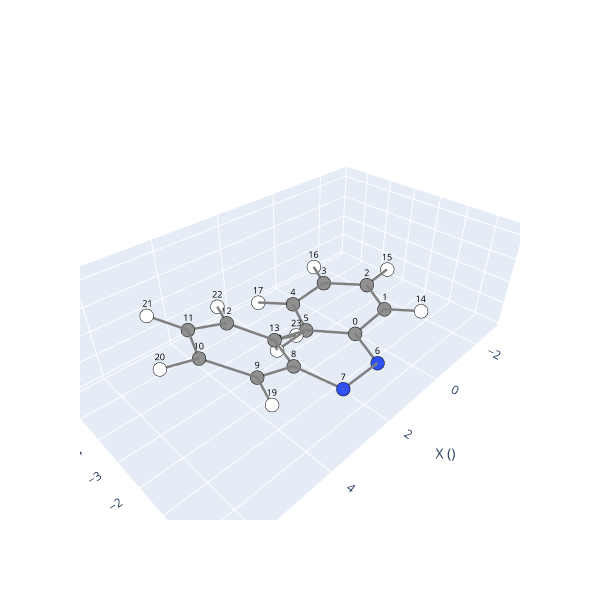

Notebook code for this chart:
### Code cell
# Using the core SCOPE module, modifying dihedral angles is straightforward:

# (Caution: Rotations may lead to steric clashes. See the 'Advanced Users'
#  section at the end of this Notebook for details.)

rotated_coord = set_dihedral(trans.labels, coord, 30, atom1, atom2, atom3, atom4)
new_molec = Molecule_azo(trans.labels, rotated_coord)
new_molec.view(show_indices=True)

# Notice the steric clashes involving atoms 5, 13, 18, and 23. 
# Don't worry—we have a specific solution to resolve this.

### Figure 1 — Plotly figure (JSON) as saved in the notebook; plotly's stock layout.template omitted (floating-point values rounded to 4 significant figures)
{"data": [{"hoverinfo": "text", "marker": {"color": ["#909090", "#909090", "#909090", "#909090", "#909090", "#909090", "#3050F8", "#3050F8", "#909090", "#909090", "#909090", "#909090", "#909090", "#909090", "#FFFFFF", "#FFFFFF", "#FFFFFF", "#FFFFFF", "#FFFFFF", "#FFFFFF", "#FFFFFF", "#FFFFFF", "#FFFFFF", "#FFFFFF"], "line": {"color": "black", "width": 1}, "size": 8}, "mode": "markers", "showlegend": false, "text": ["C", "C", "C", "C", "C", "C", "N", "N", "C", "C", "C", "C", "C", "C", "H", "H", "H", "H", "H", "H", "H", "H", "H", "H"], "type": "scatter3d", "x": [0.8621, -0.5354, -1.143, -0.3641, 1.022, 1.625, 1.41, 2.661, 3.238, 4.417, 5.119, 4.63, 3.456, 2.775, -1.163, -2.225, -0.8324, 1.639, 2.711, 4.802, 6.053, 5.165, 3.082, 1.886], "y": [-1.48, -1.617, -2.881, -4.033, -3.923, -2.659, -0.1682, -0.1682, -1.315, -1.154, -2.259, -3.544, -3.726, -2.619, -0.7305, -2.965, -5.015, -4.817, -2.607, -0.1542, -2.113, -4.404, -4.73, -2.781], "z": [0.02047, 0.05313, 0.08264, 0.03067, -0.03235, -0.02977, 0.08486, 0.08486, 0.674, 1.418, 1.914, 1.704, 0.9731, 0.4507, 0.06669, 0.1548, 0.03959, -0.07008, -0.05821, 1.599, 2.452, 2.101, 0.7935, -0.1533]}, {"hoverinfo": "none", "mode": "text", "showlegend": false, "text": ["0", "1", "2", "3", "4", "5", "6", "7", "8", "9", "10", "11", "12", "13", "14", "15", "16", "17", "18", "19", "20", "21", "22", "23"], "textfont": {"color": "black", "size": 9}, "type": "scatter3d", "x": [0.8621, -0.5354, -1.143, -0.3641, 1.022, 1.625, 1.41, 2.661, 3.238, 4.417, 5.119, 4.63, 3.456, 2.775, -1.163, -2.225, -0.8324, 1.639, 2.711, 4.802, 6.053, 5.165, 3.082, 1.886], "y": [-1.48, -1.617, -2.881, -4.033, -3.923, -2.659, -0.1682, -0.1682, -1.315, -1.154, -2.259, -3.544, -3.726, -2.619, -0.7305, -2.965, -5.015, -4.817, -2.607, -0.1542, -2.113, -4.404, -4.73, -2.781], "z": [0.02047, 0.05313, 0.08264, 0.03067, -0.03235, -0.02977, 0.08486, 0.08486, 0.674, 1.418, 1.914, 1.704, 0.9731, 0.4507, 0.06669, 0.1548, 0.03959, -0.07008, -0.05821, 1.599, 2.452, 2.101, 0.7935, -0.1533]}, {"hoverinfo": "none", "line": {"color": "gray", "width": 5}, "mode": "lines", "showlegend": false, "type": "scatter3d", "x": [-0.3641, 1.022], "y": [-4.033, -3.923], "z": [0.03067, -0.03235]}, {"hoverinfo": "none", "line": {"color": "gray", "width": 5}, "mode": "lines", "showlegend": false, "type": "scatter3d", "x": [1.022, -0.3641], "y": [-3.923, -4.033], "z": [-0.03235, 0.03067]}, {"hoverinfo": "none", "line": {"color": "gray", "width": 5}, "mode": "lines", "showlegend": false, "type": "scatter3d", "x": [-1.163, -0.5354], "y": [-0.7305, -1.617], "z": [0.06669, 0.05313]}, {"hoverinfo": "none", "line": {"color": "gray", "width": 5}, "mode": "lines", "showlegend": false, "type": "scatter3d", "x": [1.625, 1.022], "y": [-2.659, -3.923], "z": [-0.02977, -0.03235]}, {"hoverinfo": "none", "line": {"color": "gray", "width": 5}, "mode": "lines", "showlegend": false, "type": "scatter3d", "x": [3.456, 2.775], "y": [-3.726, -2.619], "z": [0.9731, 0.4507]}, {"hoverinfo": "none", "line": {"color": "gray", "width": 5}, "mode": "lines", "showlegend": false, "type": "scatter3d", "x": [1.886, 2.775], "y": [-2.781, -2.619], "z": [-0.1533, 0.4507]}, {"hoverinfo": "none", "line": {"color": "gray", "width": 5}, "mode": "lines", "showlegend": false, "type": "scatter3d", "x": [-0.3641, -0.8324], "y": [-4.033, -5.015], "z": [0.03067, 0.03959]}, {"hoverinfo": "none", "line": {"color": "gray", "width": 5}, "mode": "lines", "showlegend": false, "type": "scatter3d", "x": [1.625, 2.775], "y": [-2.659, -2.619], "z": [-0.02977, 0.4507]}, {"hoverinfo": "none", "line": {"color": "gray", "width": 5}, "mode": "lines", "showlegend": false, "type": "scatter3d", "x": [3.456, 3.082], "y": [-3.726, -4.73], "z": [0.9731, 0.7935]}, {"hoverinfo": "none", "line": {"color": "gray", "width": 5}, "mode": "lines", "showlegend": false, "type": "scatter3d", "x": [3.238, 4.417], "y": [-1.315, -1.154], "z": [0.674, 1.418]}, {"hoverinfo": "none", "line": {"color": "gray", "width": 5}, "mode": "lines", "showlegend": false, "type": "scatter3d", "x": [4.802, 4.417], "y": [-0.1542, -1.154], "z": [1.599, 1.418]}, {"hoverinfo": "none", "line": {"color": "gray", "width": 5}, "mode": "lines", "showlegend": false, "type": "scatter3d", "x": [4.417, 3.238], "y": [-1.154, -1.315], "z": [1.418, 0.674]}, {"hoverinfo": "none", "line": {"color": "gray", "width": 5}, "mode": "lines", "showlegend": false, "type": "scatter3d", "x": [0.8621, 1.625], "y": [-1.48, -2.659], "z": [0.02047, -0.02977]}, {"hoverinfo": "none", "line": {"color": "gray", "width": 5}, "mode": "lines", "showlegend": false, "type": "scatter3d", "x": [-0.5354, 0.8621], "y": [-1.617, -1.48], "z": [0.05313, 0.02047]}, {"hoverinfo": "none", "line": {"color": "gray", "width": 5}, "mode": "lines", "showlegend": false, "type": "scatter3d", "x": [5.119, 4.417], "y": [-2.259, -1.154], "z": [1.914, 1.418]}, {"hoverinfo": "none", "line": {"color": "gray", "width": 5}, "mode": "lines", "showlegend": false, "type": "scatter3d", "x": [2.775, 1.625], "y": [-2.619, -2.659], "z": [0.4507, -0.02977]}, {"hoverinfo": "none", "line": {"color": "gray", "width": 5}, "mode": "lines", "showlegend": false, "type": "scatter3d", "x": [-2.225, -1.143], "y": [-2.965, -2.881], "z": [0.1548, 0.08264]}, {"hoverinfo": "none", "line": {"color": "gray", "width": 5}, "mode": "lines", "showlegend": false, "type": "scatter3d", "x": [2.775, 3.238], "y": [-2.619, -1.315], "z": [0.4507, 0.674]}, {"hoverinfo": "none", "line": {"color": "gray", "width": 5}, "mode": "lines", "showlegend": false, "type": "scatter3d", "x": [2.775, 1.886], "y": [-2.619, -2.781], "z": [0.4507, -0.1533]}, {"hoverinfo": "none", "line": {"color": "gray", "width": 5}, "mode": "lines", "showlegend": false, "type": "scatter3d", "x": [2.711, 2.775], "y": [-2.607, -2.619], "z": [-0.05821, 0.4507]}, {"hoverinfo": "none", "line": {"color": "gray", "width": 5}, "mode": "lines", "showlegend": false, "type": "scatter3d", "x": [6.053, 5.119], "y": [-2.113, -2.259], "z": [2.452, 1.914]}, {"hoverinfo": "none", "line": {"color": "gray", "width": 5}, "mode": "lines", "showlegend": false, "type": "scatter3d", "x": [1.022, 1.625], "y": [-3.923, -2.659], "z": [-0.03235, -0.02977]}, {"hoverinfo": "none", "line": {"color": "gray", "width": 5}, "mode": "lines", "showlegend": false, "type": "scatter3d", "x": [1.625, 0.8621], "y": [-2.659, -1.48], "z": [-0.02977, 0.02047]}, {"hoverinfo": "none", "line": {"color": "gray", "width": 5}, "mode": "lines", "showlegend": false, "type": "scatter3d", "x": [1.022, 1.639], "y": [-3.923, -4.817], "z": [-0.03235, -0.07008]}, {"hoverinfo": "none", "line": {"color": "gray", "width": 5}, "mode": "lines", "showlegend": false, "type": "scatter3d", "x": [1.625, 2.711], "y": [-2.659, -2.607], "z": [-0.02977, -0.05821]}, {"hoverinfo": "none", "line": {"color": "gray", "width": 5}, "mode": "lines", "showlegend": false, "type": "scatter3d", "x": [0.8621, -0.5354], "y": [-1.48, -1.617], "z": [0.02047, 0.05313]}, {"hoverinfo": "none", "line": {"color": "gray", "width": 5}, "mode": "lines", "showlegend": false, "type": "scatter3d", "x": [4.417, 5.119], "y": [-1.154, -2.259], "z": [1.418, 1.914]}, {"hoverinfo": "none", "line": {"color": "gray", "width": 5}, "mode": "lines", "showlegend": false, "type": "scatter3d", "x": [-0.5354, -1.143], "y": [-1.617, -2.881], "z": [0.05313, 0.08264]}, {"hoverinfo": "none", "line": {"color": "gray", "width": 5}, "mode": "lines", "showlegend": false, "type": "scatter3d", "x": [5.119, 4.63], "y": [-2.259, -3.544], "z": [1.914, 1.704]}, {"hoverinfo": "none", "line": {"color": "gray", "width": 5}, "mode": "lines", "showlegend": false, "type": "scatter3d", "x": [-1.143, -0.5354], "y": [-2.881, -1.617], "z": [0.08264, 0.05313]}, {"hoverinfo": "none", "line": {"color": "gray", "width": 5}, "mode": "lines", "showlegend": false, "type": "scatter3d", "x": [4.417, 4.802], "y": [-1.154, -0.1542], "z": [1.418, 1.599]}, {"hoverinfo": "none", "line": {"color": "gray", "width": 5}, "mode": "lines", "showlegend": false, "type": "scatter3d", "x": [4.63, 5.119], "y": [-3.544, -2.259], "z": [1.704, 1.914]}, {"hoverinfo": "none", "line": {"color": "gray", "width": 5}, "mode": "lines", "showlegend": false, "type": "scatter3d", "x": [-0.8324, -0.3641], "y": [-5.015, -4.033], "z": [0.03959, 0.03067]}, {"hoverinfo": "none", "line": {"color": "gray", "width": 5}, "mode": "lines", "showlegend": false, "type": "scatter3d", "x": [2.775, 2.711], "y": [-2.619, -2.607], "z": [0.4507, -0.05821]}, {"hoverinfo": "none", "line": {"color": "gray", "width": 5}, "mode": "lines", "showlegend": false, "type": "scatter3d", "x": [-0.5354, -1.163], "y": [-1.617, -0.7305], "z": [0.05313, 0.06669]}, {"hoverinfo": "none", "line": {"color": "gray", "width": 5}, "mode": "lines", "showlegend": false, "type": "scatter3d", "x": [5.119, 6.053], "y": [-2.259, -2.113], "z": [1.914, 2.452]}, {"hoverinfo": "none", "line": {"color": "gray", "width": 5}, "mode": "lines", "showlegend": false, "type": "scatter3d", "x": [1.41, 2.661], "y": [-0.1682, -0.1682], "z": [0.08486, 0.08486]}, {"hoverinfo": "none", "line": {"color": "gray", "width": 5}, "mode": "lines", "showlegend": false, "type": "scatter3d", "x": [2.661, 1.41], "y": [-0.1682, -0.1682], "z": [0.08486, 0.08486]}, {"hoverinfo": "none", "line": {"color": "gray", "width": 5}, "mode": "lines", "showlegend": false, "type": "scatter3d", "x": [1.886, 1.625], "y": [-2.781, -2.659], "z": [-0.1533, -0.02977]}, {"hoverinfo": "none", "line": {"color": "gray", "width": 5}, "mode": "lines", "showlegend": false, "type": "scatter3d", "x": [-0.3641, -1.143], "y": [-4.033, -2.881], "z": [0.03067, 0.08264]}, {"hoverinfo": "none", "line": {"color": "gray", "width": 5}, "mode": "lines", "showlegend": false, "type": "scatter3d", "x": [3.456, 4.63], "y": [-3.726, -3.544], "z": [0.9731, 1.704]}, {"hoverinfo": "none", "line": {"color": "gray", "width": 5}, "mode": "lines", "showlegend": false, "type": "scatter3d", "x": [5.165, 4.63], "y": [-4.404, -3.544], "z": [2.101, 1.704]}, {"hoverinfo": "none", "line": {"color": "gray", "width": 5}, "mode": "lines", "showlegend": false, "type": "scatter3d", "x": [1.639, 1.022], "y": [-4.817, -3.923], "z": [-0.07008, -0.03235]}, {"hoverinfo": "none", "line": {"color": "gray", "width": 5}, "mode": "lines", "showlegend": false, "type": "scatter3d", "x": [3.082, 3.456], "y": [-4.73, -3.726], "z": [0.7935, 0.9731]}, {"hoverinfo": "none", "line": {"color": "gray", "width": 5}, "mode": "lines", "showlegend": false, "type": "scatter3d", "x": [3.238, 2.661], "y": [-1.315, -0.1682], "z": [0.674, 0.08486]}, {"hoverinfo": "none", "line": {"color": "gray", "width": 5}, "mode": "lines", "showlegend": false, "type": "scatter3d", "x": [1.625, 1.886], "y": [-2.659, -2.781], "z": [-0.02977, -0.1533]}, {"hoverinfo": "none", "line": {"color": "gray", "width": 5}, "mode": "lines", "showlegend": false, "type": "scatter3d", "x": [0.8621, 1.41], "y": [-1.48, -0.1682], "z": [0.02047, 0.08486]}, {"hoverinfo": "none", "line": {"color": "gray", "width": 5}, "mode": "lines", "showlegend": false, "type": "scatter3d", "x": [-1.143, -0.3641], "y": [-2.881, -4.033], "z": [0.08264, 0.03067]}, {"hoverinfo": "none", "line": {"color": "gray", "width": 5}, "mode": "lines", "showlegend": false, "type": "scatter3d", "x": [3.238, 2.775], "y": [-1.315, -2.619], "z": [0.674, 0.4507]}, {"hoverinfo": "none", "line": {"color": "gray", "width": 5}, "mode": "lines", "showlegend": false, "type": "scatter3d", "x": [4.63, 3.456], "y": [-3.544, -3.726], "z": [1.704, 0.9731]}, {"hoverinfo": "none", "line": {"color": "gray", "width": 5}, "mode": "lines", "showlegend": false, "type": "scatter3d", "x": [4.63, 5.165], "y": [-3.544, -4.404], "z": [1.704, 2.101]}, {"hoverinfo": "none", "line": {"color": "gray", "width": 5}, "mode": "lines", "showlegend": false, "type": "scatter3d", "x": [2.775, 3.456], "y": [-2.619, -3.726], "z": [0.4507, 0.9731]}, {"hoverinfo": "none", "line": {"color": "gray", "width": 5}, "mode": "lines", "showlegend": false, "type": "scatter3d", "x": [1.41, 0.8621], "y": [-0.1682, -1.48], "z": [0.08486, 0.02047]}, {"hoverinfo": "none", "line": {"color": "gray", "width": 5}, "mode": "lines", "showlegend": false, "type": "scatter3d", "x": [-1.143, -2.225], "y": [-2.881, -2.965], "z": [0.08264, 0.1548]}, {"hoverinfo": "none", "line": {"color": "gray", "width": 5}, "mode": "lines", "showlegend": false, "type": "scatter3d", "x": [2.711, 1.625], "y": [-2.607, -2.659], "z": [-0.05821, -0.02977]}, {"hoverinfo": "none", "line": {"color": "gray", "width": 5}, "mode": "lines", "showlegend": false, "type": "scatter3d", "x": [2.661, 3.238], "y": [-0.1682, -1.315], "z": [0.08486, 0.674]}], "layout": {"height": 600, "scene": {"xaxis": {"range": [-3.225, 7.053], "title": {"text": "X ()"}}, "yaxis": {"range": [-6.015, 0.8458], "title": {"text": "Y ()"}}, "zaxis": {"range": [-1.153, 3.452], "title": {"text": "Z ()"}}}, "width": 600}}
